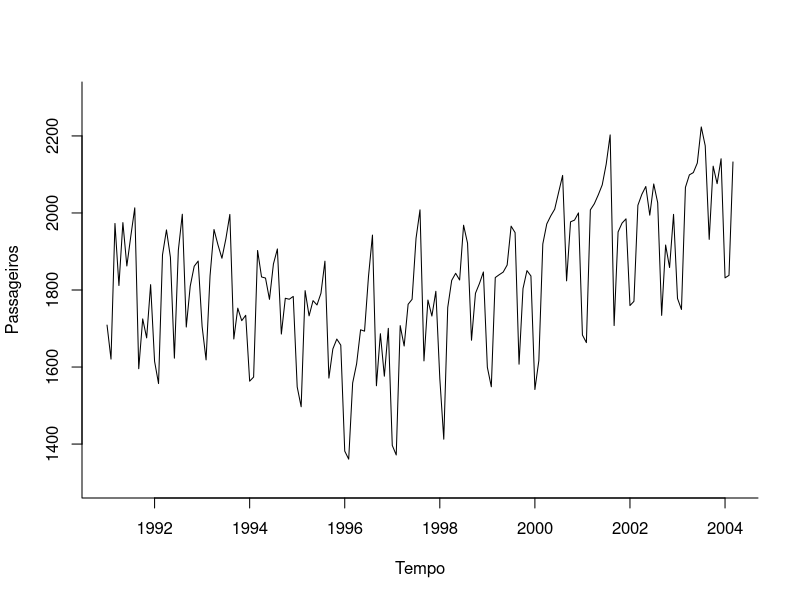
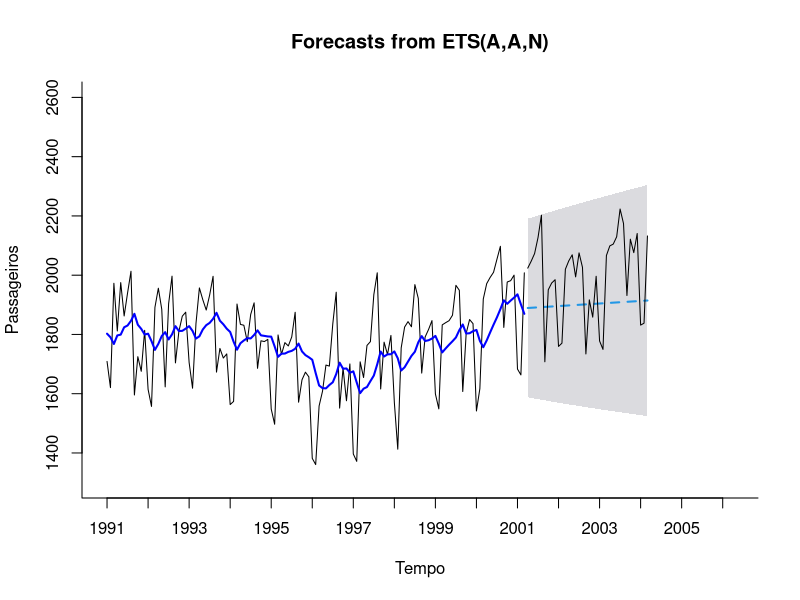
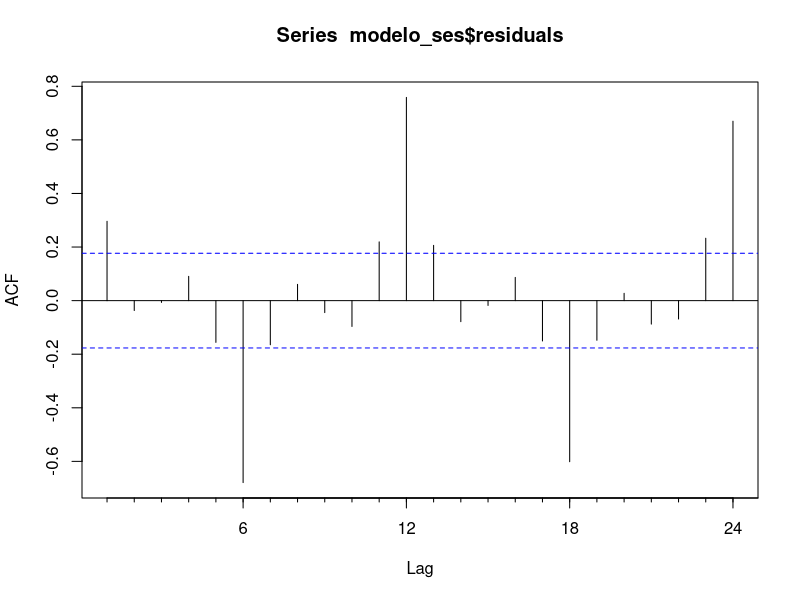
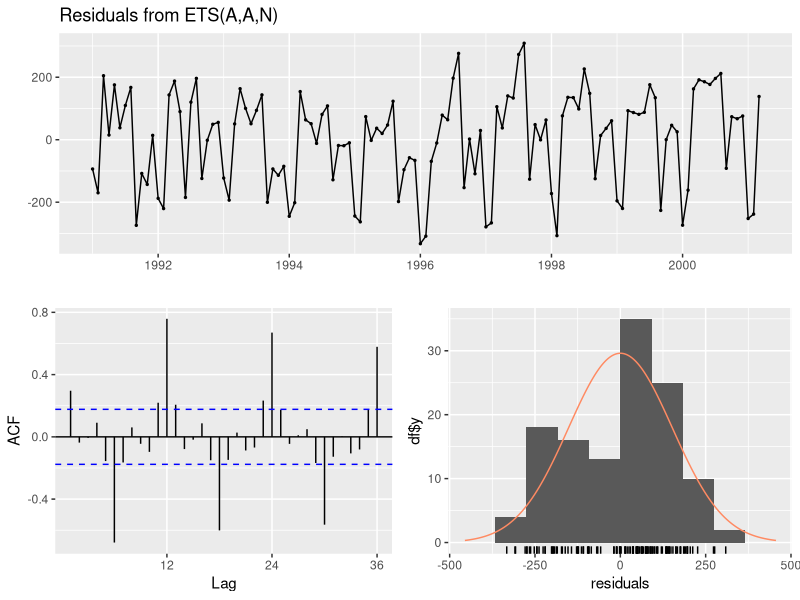
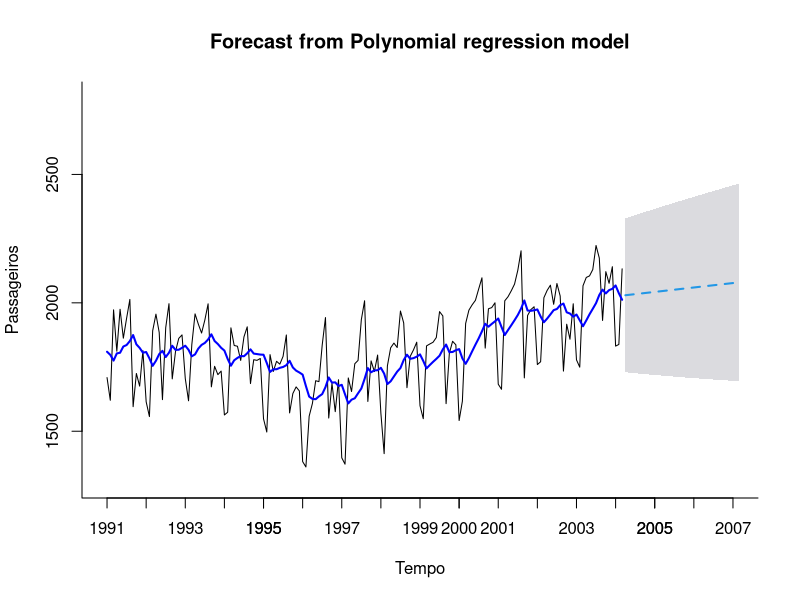
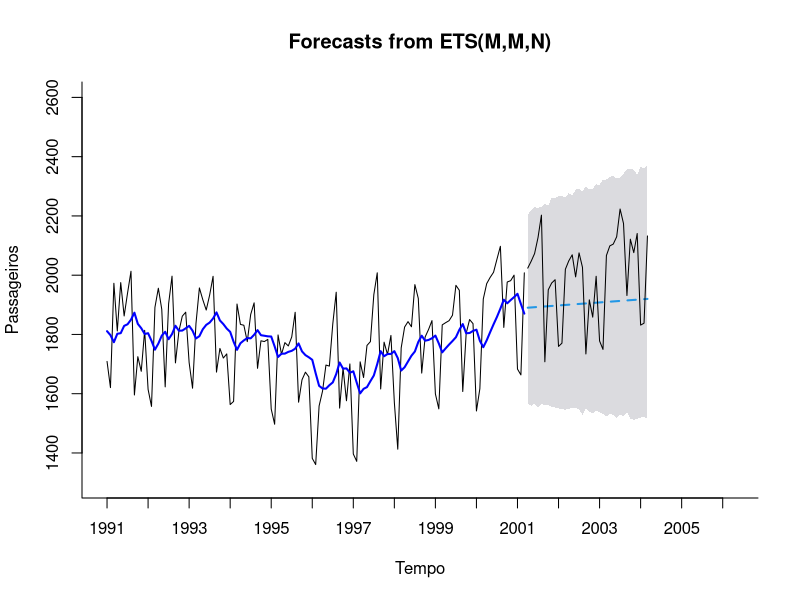
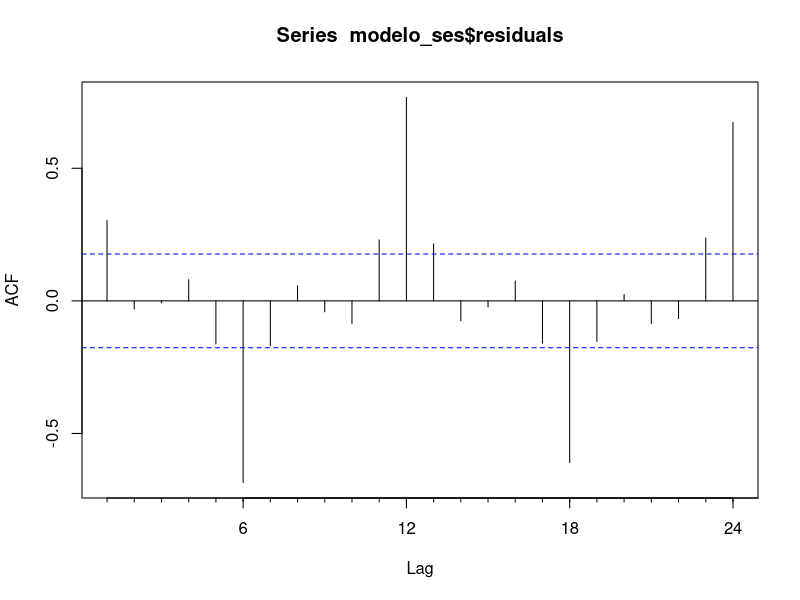
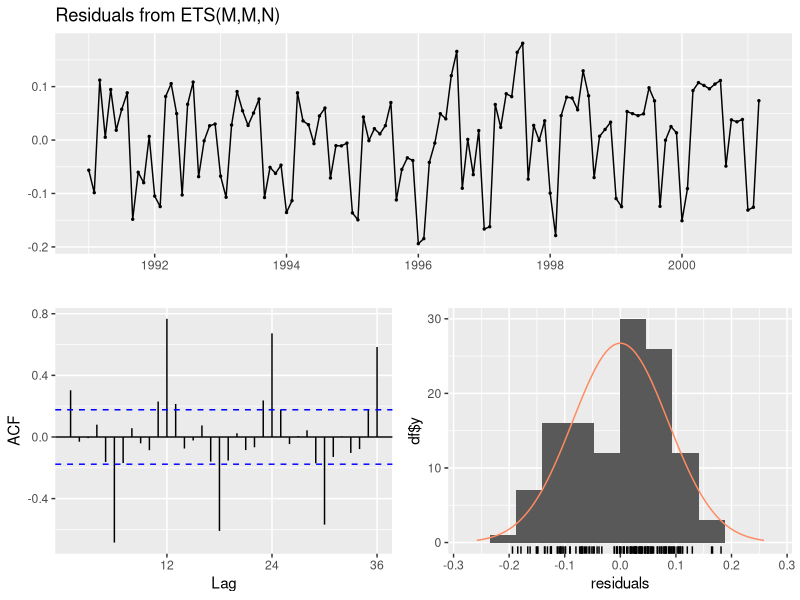

Reproduce these figures in R, in order.
#limpa variaveis da memoria
rm(list = ls())

library(zoo)
library(forecast)

#carrega o arquivo com a seria temporal de passageiros bruta
dados_passageiros <- read.csv("Amtrak_data.csv")

#coverte a serie de passageiros bruta no formato de serie temporal
passageiros_ts <- ts(dados_passageiros$Ridership, start=c(1991,1), end=c(2004,3), frequency = 12)

#plota o grafico da serie temporal
plot(passageiros_ts, xlab="Tempo", ylab="Passageiros", ylim=c(1300, 2300), bty="l")

#separa as amostras em treinamento e teste

#define o tamanho da amostra de teste
tam_amostra_teste <- 36

#define o tamanho da amostra de treinamento
tam_amostra_treinamento <- length(passageiros_ts) - tam_amostra_teste

#cria a serie temporal de treinamento
treinamento_ts <- window(passageiros_ts, start=c(1991, 1), end=c(1991,tam_amostra_treinamento))

#cria a serie temporal de teste
validacao_ts <- window(passageiros_ts, start=c(1991, tam_amostra_treinamento + 1), end=c(1991,tam_amostra_treinamento+tam_amostra_teste))


#projeção série com tendência aditiva

#estima o modelo de suavizacao na base de treinamento
modelo_ses <- ets(treinamento_ts, model = "AAN")

#resumo modelo
summary(modelo_ses)

#projeta os proximos 12 meses
modelo_ses_proj <- forecast(modelo_ses, h=tam_amostra_teste, level=0.95)

#plota o grafica da projecao
plot(modelo_ses_proj, ylim=c(1300, 2600), ylab="Passageiros", xlab="Tempo", bty="l", xaxt="n", xlim=c(1991,2006.25), flty=2)

axis(1, at=seq(1991, 2006, 1), labels=format(seq(1991, 2006, 1)))

lines(modelo_ses$fitted, lwd=2, col="blue")

lines(validacao_ts)

#verifica precisao
accuracy(modelo_ses_proj, validacao_ts)

#calcula a autocorrelação dos resíduos
Acf(modelo_ses$residuals)

#verifica os resíduos com teste de Ljung-Box
checkresiduals(modelo_ses, test="LB")

#Preparar projecao

#primeiramente reestimamos o modelo com todos os dados de treinamento e validacao
modelo_ses_final <- ets(passageiros_ts, model = "AAN")

#sumario do modelo
summary(modelo_ses_final)

#projeta os próximos 36 meses do futuro
modelo_ses_final_proj <- forecast(modelo_ses_final, h=36, level=0.95)

#plota o grafico da serie temporal de treinamento e teste
plot(modelo_ses_final_proj, xlab="Tempo", ylab="Passageiros", ylim=c(1300, 2800), xlim=c(1991, 2007), bty="l", flty=2, main="Forecast from Polynomial regression model")
axis(1, at=seq(1991, 2007, 1), labels=format(seq(1991, 2007,1)))
lines(modelo_ses_final_proj$fitted, lwd=2, col="blue")



############################################################################
#projeção série com tendência multiplicativa
############################################################################

#estima o modelo de suavizacao na base de treinamento
modelo_ses <- ets(treinamento_ts, model = "MMN")

#resumo modelo
summary(modelo_ses)

#projeta os proximos 12 meses
modelo_ses_proj <- forecast(modelo_ses, h=tam_amostra_teste, level=0.95)

#plota o grafica da projecao
plot(modelo_ses_proj, ylim=c(1300, 2600), ylab="Passageiros", xlab="Tempo", bty="l", xaxt="n", xlim=c(1991,2006.25), flty=2)

axis(1, at=seq(1991, 2006, 1), labels=format(seq(1991, 2006, 1)))

lines(modelo_ses$fitted, lwd=2, col="blue")

lines(validacao_ts)

#verifica precisao
accuracy(modelo_ses_proj, validacao_ts)

#calcula a autocorrelação dos resíduos
Acf(modelo_ses$residuals)

#verifica os resíduos com teste de Ljung-Box
checkresiduals(modelo_ses, test="LB")

#Preparar projecao

#primeiramente reestimamos o modelo com todos os dados de treinamento e validacao
modelo_ses_final <- ets(passageiros_ts, model = "MMN")

#sumario do modelo
summary(modelo_ses_final)

#projeta os próximos 36 meses do futuro
modelo_ses_final_proj <- forecast(modelo_ses_final, h=36, level=0.95)

#plota o grafico da serie temporal de treinamento e teste
plot(modelo_ses_final_proj, xlab="Tempo", ylab="Passageiros", ylim=c(1300, 2800), xlim=c(1991, 2007), bty="l", flty=2, main="Forecast from Polynomial regression model")
axis(1, at=seq(1991, 2007, 1), labels=format(seq(1991, 2007,1)))
lines(modelo_ses_final_proj$fitted, lwd=2, col="blue")

###############################################################################################
#projeção série com tendência e sazonalidade aditiva
################################################################################################

#estima o modelo de suavizacao na base de treinamento
modelo_ses <- ets(treinamento_ts, model = "AAA")

#resumo modelo
summary(modelo_ses)

#projeta os proximos 12 meses
modelo_ses_proj <- forecast(modelo_ses, h=tam_amostra_teste, level=0.95)

#plota o grafica da projecao
plot(modelo_ses_proj, ylim=c(1300, 2600), ylab="Passageiros", xlab="Tempo", bty="l", xaxt="n", xlim=c(1991,2006.25), flty=2)

axis(1, at=seq(1991, 2006, 1), labels=format(seq(1991, 2006, 1)))

lines(modelo_ses$fitted, lwd=2, col="blue")

lines(validacao_ts)

#verifica precisao
accuracy(modelo_ses_proj, validacao_ts)

#calcula a autocorrelação dos resíduos
Acf(modelo_ses$residuals)

#verifica os resíduos com teste de Ljung-Box
checkresiduals(modelo_ses, test="LB")

#Preparar projecao

#primeiramente reestimamos o modelo com todos os dados de treinamento e validacao
modelo_ses_final <- ets(passageiros_ts, model = "AAA")

#sumario do modelo
summary(modelo_ses_final)

#projeta os próximos 36 meses do futuro
modelo_ses_final_proj <- forecast(modelo_ses_final, h=36, level=0.95)

#plota o grafico da serie temporal de treinamento e teste
plot(modelo_ses_final_proj, xlab="Tempo", ylab="Passageiros", ylim=c(1300, 2800), xlim=c(1991, 2007), bty="l", flty=2, main="Forecast from Polynomial regression model")
axis(1, at=seq(1991, 2007, 1), labels=format(seq(1991, 2007,1)))
lines(modelo_ses_final_proj$fitted, lwd=2, col="blue")

################################################################################################
#projeção série com tendência aditiva e sazonalidade multiplicativa
################################################################################################

#estima o modelo de suavizacao na base de treinamento
modelo_ses <- ets(treinamento_ts, model = "MAM")

#resumo modelo
summary(modelo_ses)

#projeta os proximos 12 meses
modelo_ses_proj <- forecast(modelo_ses, h=tam_amostra_teste, level=0.95)

#plota o grafica da projecao
plot(modelo_ses_proj, ylim=c(1300, 2600), ylab="Passageiros", xlab="Tempo", bty="l", xaxt="n", xlim=c(1991,2006.25), flty=2)

axis(1, at=seq(1991, 2006, 1), labels=format(seq(1991, 2006, 1)))

lines(modelo_ses$fitted, lwd=2, col="blue")

lines(validacao_ts)

#verifica precisao
accuracy(modelo_ses_proj, validacao_ts)

#calcula a autocorrelação dos resíduos
Acf(modelo_ses$residuals)

#verifica os resíduos com teste de Ljung-Box
checkresiduals(modelo_ses, test="LB")

#Preparar projecao

#primeiramente reestimamos o modelo com todos os dados de treinamento e validacao
modelo_ses_final <- ets(passageiros_ts, model = "MAM")

#sumario do modelo
summary(modelo_ses_final)

#projeta os próximos 36 meses do futuro
modelo_ses_final_proj <- forecast(modelo_ses_final, h=36, level=0.95)

#plota o grafico da serie temporal de treinamento e teste
plot(modelo_ses_final_proj, xlab="Tempo", ylab="Passageiros", ylim=c(1300, 2800), xlim=c(1991, 2007), bty="l", flty=2, main="Forecast from Polynomial regression model")
axis(1, at=seq(1991, 2007, 1), labels=format(seq(1991, 2007,1)))
lines(modelo_ses_final_proj$fitted, lwd=2, col="blue")


############################################################################################
#projeção série com algoritmo de busca de melhor modelo
############################################################################################

#estima o modelo de suavizacao na base de treinamento
modelo_ses <- ets(treinamento_ts, model = "ZZZ", restrict = FALSE, allow.multiplicative.trend = TRUE)

#resumo modelo
summary(modelo_ses)

#projeta os proximos 12 meses
modelo_ses_proj <- forecast(modelo_ses, h=tam_amostra_teste, level=0.95)

#plota o grafica da projecao
plot(modelo_ses_proj, ylim=c(1300, 2600), ylab="Passageiros", xlab="Tempo", bty="l", xaxt="n", xlim=c(1991,2006.25), flty=2)

axis(1, at=seq(1991, 2006, 1), labels=format(seq(1991, 2006, 1)))

lines(modelo_ses$fitted, lwd=2, col="blue")

lines(validacao_ts)

#verifica precisao
accuracy(modelo_ses_proj, validacao_ts)


#calcula a autocorrelação dos resíduos
Acf(modelo_ses$residuals)

#verifica os resíduos com teste de Ljung-Box
checkresiduals(modelo_ses, test="LB")
